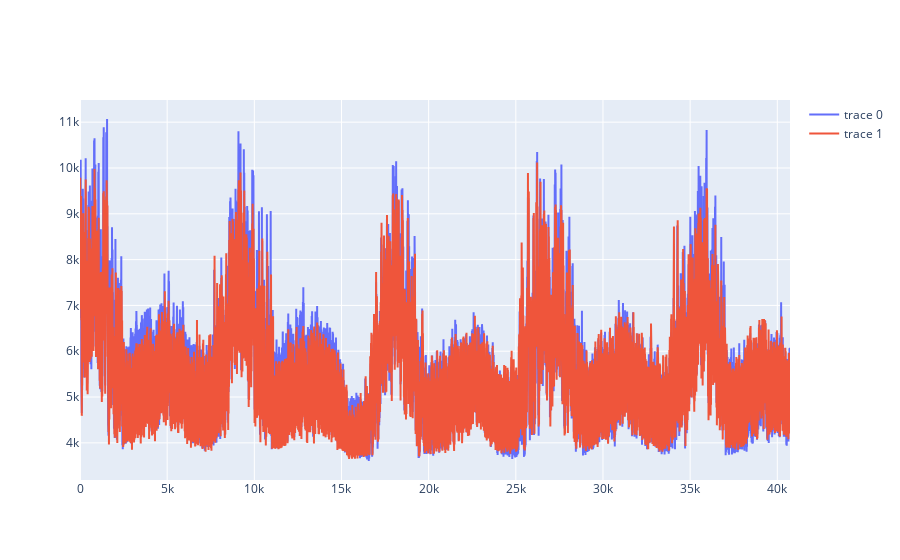

Notebook code for this chart:
### Code cell
# plot training data. Trying to troubleshoot validation.
display(predictions.shape)
dependent_variable = "Energy Demand (MWH)"
prediction_data = (predictions * (input_max_vals[dependent_variable]-input_min_vals[dependent_variable]) + input_min_vals[dependent_variable]).flatten()
# prediction_data = (predictions[:,0] * (output_max_vals[dependent_variable]-output_min_vals[dependent_variable]) + output_min_vals[dependent_variable]).flatten()
display(prediction_data)

train_data = t.cat([batch[2] for batch in train_loader])
display(train_data.shape)
train_data = (train_data.cpu().numpy() * (input_max_vals[dependent_variable]-input_min_vals[dependent_variable]) + input_min_vals[dependent_variable]).flatten()
display(train_data)

trace1 = go.Scatter(x = np.array(range(0, train_data.shape[0])), y=train_data, mode="lines")
trace2 = go.Scatter(x = np.array(range(0, prediction_data.shape[0])), y=prediction_data, mode="lines")

fig = go.Figure([trace1, trace2])
fig.show()

### Figure 1 — Plotly figure (JSON) as saved in the notebook; plotly's stock layout.template omitted (floating-point values rounded to 4 significant figures; data arrays with more than 128 entries replaced by an {"elided": "..."} marker saying what was removed)
{"data": [{"mode": "lines", "type": "scatter", "x": {"elided": "40729 int values"}, "y": {"elided": "40729 float values"}}, {"mode": "lines", "type": "scatter", "x": {"elided": "40729 int values"}, "y": {"elided": "40729 float values"}}], "layout": {}}
